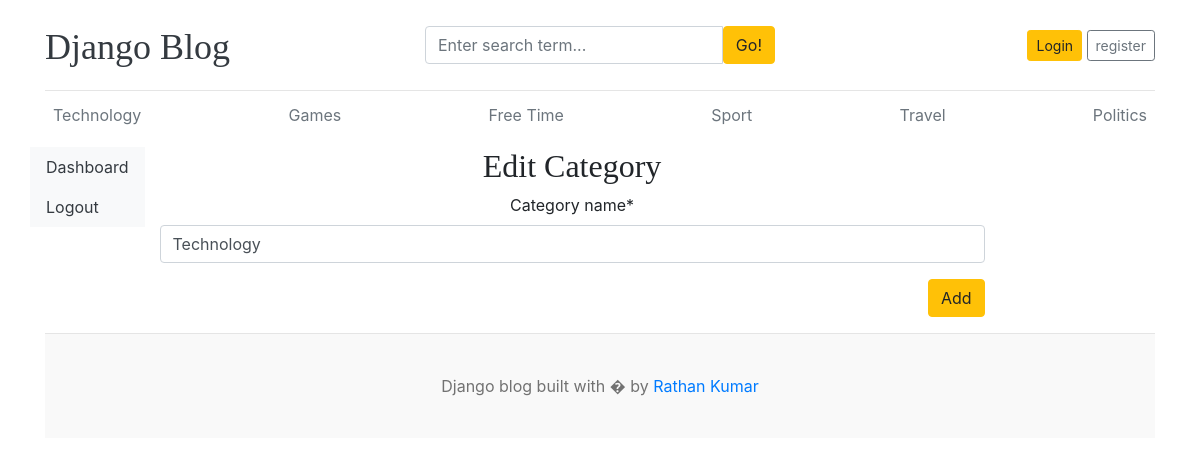
The page /dashboard/categories/edit/1/ on the database its author committed.
### blogs/models.py (models this page shows, shortened)
class Category(models.Model):
    category_name = models.CharField(max_length=50, unique=True)
    created_at = models.DateTimeField(auto_now_add=True)
    updated_at = models.DateTimeField(auto_now=True)
    class Meta:
        verbose_name_plural = 'categories'

### dashboards/views.py (the view)
# urls.py: path('categories/edit/<int:pk>/', views.edit_category, name='edit_category'),
def edit_category(request, pk):
    category = get_object_or_404(Category, pk=pk)
    if request.method == 'POST':
        form = CategoryForm(request.POST, instance=category)
        if form.is_valid():
            form.save()
            return redirect('categories')
    form = CategoryForm(instance=category)
    context = {
        'form' : form,
        'category' : category,
    }
    return render(request, 'dashboard/edit_category.html', context)

### dashboards/forms.py
class CategoryForm(forms.ModelForm):
    class Meta:
        model = Category
        fields = ('__all__')

### blogs/context_processors.py (called while the page is built)
def get_categories(request):
    categories = Category.objects.all()
    return dict(categories=categories)

### templates/dashboard/edit_category.html (shortened to what this page needs)
{% extends 'base.html' %}
{% block content %}
{% load crispy_forms_tags %}
<div class="row">
    {% include 'dashboard/sidebar.html' %}
    <div class="col-md-9">
        <h2 class="text-center">Edit Category</h2>
        <form action="{% url 'edit_category' category.pk %}" method="post" class="text-center">
            {{ form | crispy }}
            <button type="submit" class="btn btn-warning float-right mb-3">Add</button>
        </form>
    </div>
</div>
{% endblock %}

### templates/base.html (shortened to what this page needs)
{% load static %}
<!DOCTYPE html>
<html lang="en">
<head>
    <link href="https://getbootstrap.com/docs/4.0/dist/css/bootstrap.min.css" rel="stylesheet">
    <link href="{% static 'css/blog.css' %}" rel="stylesheet">
  </head>
<body>
    <div class="container">
      <header class="blog-header py-3">
        <div class="row flex-nowrap justify-content-between align-items-center">
          <div class="col-4 pt-1">
            <a class="blog-header-logo text-dark" href="/">Django Blog</a>
          </div>
          <div class="col-4">
            <form action="{% url 'search' %}" method="get">
                  <div class="input-group">
                      <input class="form-control" type="text" name="keyword" value="{{ keyword }}" placeholder="Enter search term..." aria-label="Enter search term..." aria-describedby="button-search" />
                      <button type="submit" class="btn btn-warning" id="button-search" type="button">Go!</button>
                  </div>
            </form>
          </div>
          <div class="col-4 d-flex justify-content-end align-items-center">
            {% if user.is_authenticated %}
            <a class="btn btn-sm btn-outline-secondary" href="{% url 'dashboard' %}">{{ user.username }}</a>&nbsp;
            <a class="btn btn-sm btn-outline-secondary btn-warning" href="{% url 'logout' %}">Logout</a>
            {% else %}
            <a class="btn btn-sm btn-warning" href="{% url 'login' %}">Login</a> &nbsp;
            <a class="btn btn-sm btn-outline-secondary" href="{% url 'register' %}">register</a>
            {% endif %}
          </div>
        </div>
      </header>
      <div class="nav-scroller py-1 mb-2">
        <nav class="nav d-flex justify-content-between">
          {% for category in categories %}
          <a class="p-2 text-muted" href="{% url 'posts_by_category' category.pk %}">{{ category.category_name }}</a>
          {% endfor %}
        </nav>
      </div>
{% block content %}
{% endblock %}
<footer class="blog-footer">
    <p>Django blog built with � by <a href="#">Rathan Kumar</a></p>
  </footer>

### main/static/css/blog.css (style rules this page uses)
.blog-header { border-bottom: 1px solid #e5e5e5; }
.blog-header-logo { font-family: "Playfair Display", Georgia, "Times New Roman", serif; font-size: 2.25rem; }
h1, h2, h3, h4, h5, h6 { font-family: "Playfair Display", Georgia, "Times New Roman", serif; }
.blog-footer { padding: 2.5rem 0; color: #727272; text-align: center; background-color: #f9f9f9; border-top: .05rem solid #e5e5e5; }
.blog-footer p:last-child { margin-bottom: 0; }

### rows shown on the page
Category: category_name "Technology"
Category: category_name "Games"
Category: category_name "Free Time"
Category: category_name "Sport"
Category: category_name "Travel"
Category: category_name "Politics"
